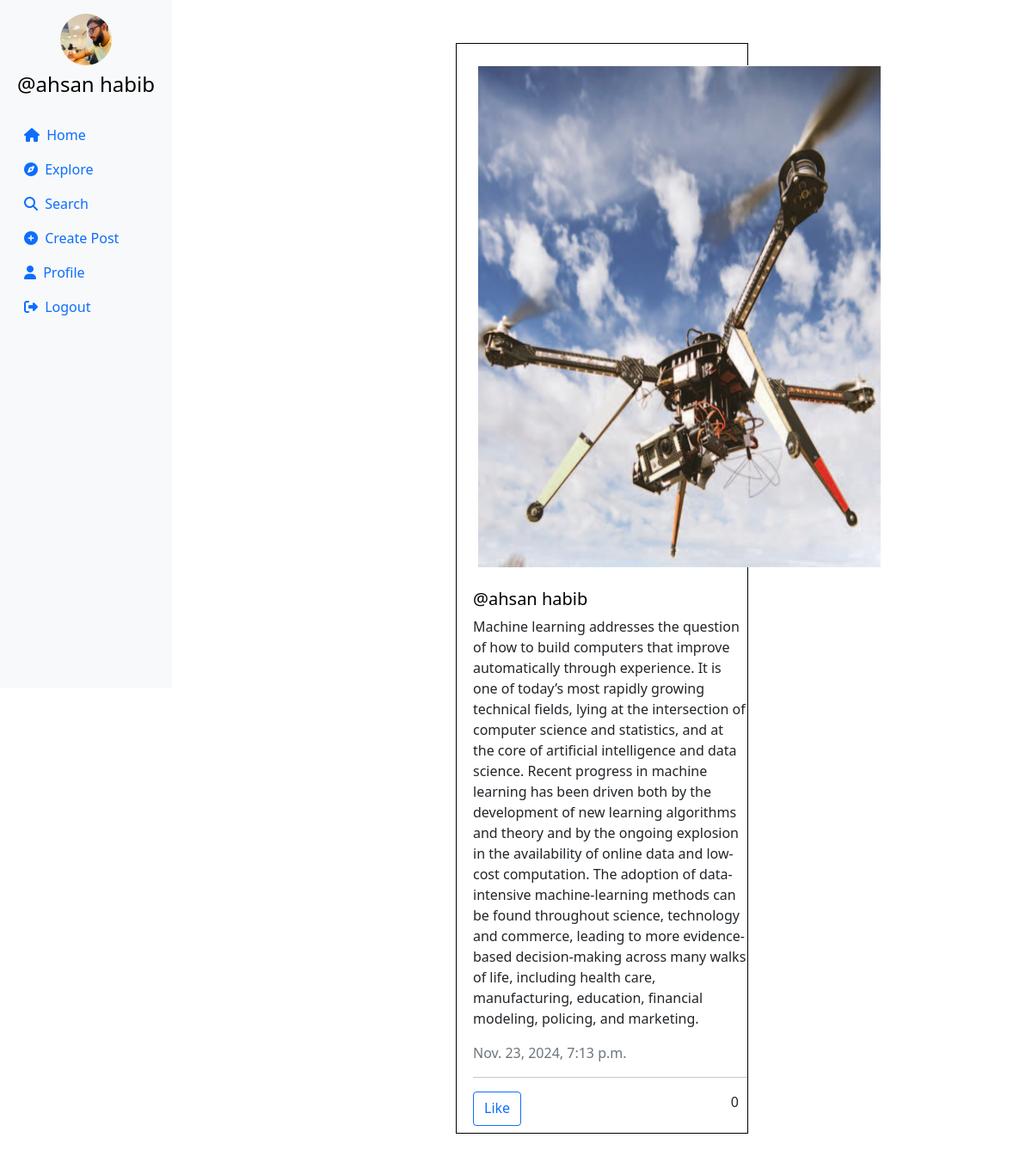
Screenshot of / (signed in) with the database file from the repository.
### work/models.py (models this page shows, shortened)
class Profile(models.Model):
    user = models.ForeignKey(User, on_delete=models.CASCADE)
    id_user = models.IntegerField(primary_key=True, default=0)
    bio = models.TextField(blank=True, default='')
    profileimg = models.ImageField(upload_to='media/profile_images', default='blank-profile-picture.png')
    location = models.CharField(max_length=100, blank=True, default='')

class Post(models.Model):
    id = models.UUIDField(primary_key=True, default=uuid.uuid4)
    user = models.CharField(max_length=100)
    image = models.ImageField(upload_to='media/post_images')
    caption = models.TextField()
    created_at = models.DateTimeField(default=datetime.now)
    no_of_likes = models.IntegerField(default=0)

### work/views.py (the view)
# urls.py: 2. Add a URL to urlpatterns:  path('', views.home, name='home')
@login_required(login_url='/loginn')
def home(request):
    following_users = Followers.objects.filter(follower=request.user.username).values_list('user', flat=True)
    post = Post.objects.filter(Q(user=request.user.username) | Q(user__in=following_users)).order_by('-created_at')
    profile = Profile.objects.get(user=request.user)
    context = {
        'post': post,
        'profile': profile,
    }
    return render(request, 'main.html', context)

### templates/main.html (shortened to what this page needs)
{% load static %}
<!DOCTYPE html>
<html lang="en">
<head>
    <link rel="stylesheet" href="https://maxcdn.bootstrapcdn.com/bootstrap/4.5.2/css/bootstrap.min.css">
    <link href="https://cdn.jsdelivr.net/npm/bootstrap@5.0.2/dist/css/bootstrap.min.css" rel="stylesheet"
>
    <link rel="stylesheet" href="{% static 'css/app.css' %}">
</head>
<body>
<div class="container-fluid">
    <div class="row">
        <nav class="col-md-2 d-none d-md-block sidebar" style="position: fixed;">
            <div class="text-center mt-3">
                <img src="{{profile.profileimg.url}}" alt="Profile Picture" class="profile-pic">
                <h4 class="mt-2"><a href="/profile/{{user}}" style="text-decoration:none;">@{{user}}</a></h4>
            </div>
            <ul class="nav flex-column mt-4">
                <li class="nav-item">
                    <a class="nav-link active" href="/">
                        <i class="fa-solid fa-house mr-1"></i> Home
                    </a>
                </li>
                <li class="nav-item">
                    <a class="nav-link" href="/explore">
                        <i class="fa-solid fa-compass mr-1"></i> Explore
                    </a>
                </li>
                <li class="nav-item">
                    <a class="nav-link" href="#" data-bs-toggle="modal" data-bs-target="#exampleModal3">
                        <i class="fa-solid fa-magnifying-glass mr-1"></i> Search
                    </a>
                </li>
                <li class="nav-item">
                    <a class="nav-link" href="#" data-bs-toggle="modal" data-bs-target="#exampleModal"
                        data-bs-whatever="@getbootstrap">
                        <i class="fa-solid fa-circle-plus mr-1"></i> Create Post
                    </a>
                </li>
                <li class="nav-item">
                    <a class="nav-link" href="/profile/{{user}}">
                        <i class="fa-solid fa-user mr-1"></i> Profile
                    </a>
                </li>
                <li class="nav-item">
                    <a class="nav-link" href="/logoutt">
                        <i class="fa-solid fa-right-from-bracket mr-1"></i> Logout
                    </a>
                </li>
            </ul>
        </nav>
        <main role="main" class="col-md-9 ml-sm-auto col-lg-10 px-md-4">
            <div>{% for pos in post %}
                <div class="container" id="{{pos.id}}">
                    <div class="row">
                        <div class="col-md-6 mx-auto">
                            <div class="post-card"style="border: 1px solid black;margin: 50px;">
                                <img src="{{pos.image.url}}" alt="Post Image" class="post-image"
                                    style="height: 584px; width:468px; margin: 25px;">
                                <div class="post-content"style="margin-left: 19px;">
                                    <h5><a href="/profile/{{pos.user}}" style="text-decoration: none;">@{{pos.user}}</a></h5>
                                    <p>{{pos.caption}}</p>
                                    <p class="text-muted">{{pos.created_at}}</p>
                                    <hr>
                                    <div class="d-flex justify-content-between" style="margin-bottom: 8px; margin-right:10px;">
                                        <a href="/like-post/{{pos.id}}" class="btn btn-outline-primary">Like</a>
                                        {% if pos.no_of_likes == 0 %}
                                        <p>0</p>
                                        {% elif pos.no_of_likes == 1 %}
                                        <p>Liked by {{pos.no_of_likes}} person</p>
                                        {% else %}
                                        <p>Liked by {{pos.no_of_likes}} people</p>
                                        {% endif %}
                                    </div>
                                </div>
                            </div>
                        </div>
                    </div>
                </div>
                {% endfor %}
            </div>
        </main>
    </div>
</div>
</body>
</html>

### templates/modal.html (shortened to what this page needs)
{% load static %}

### templates/search.html (shortened to what this page needs)
{% load static %}

### templates/main.html (style rules this page uses)
.sidebar { background-color: #f8f9fa; height: 100vh; color: black; }
.profile-pic { width: 60px; height: 60px; border-radius: 50%; object-fit: cover; }
a { color: black; }

### rows the page displays
Profile: profileimg (picture)
Post: image (picture), user "ahsan habib", caption "Machine learning addresses the question of how to build computers that improve automatically through experience. It is one of today’s most rapidly growing technical fields, lying at the intersection of computer science and statistics, and at the core of artificial intelligence and data science. Recent progress in machine learning has been driven both by the development of new learning algorithms and theory and by the ongoing explosion in the availability of online data and low-cost computation. The adoption of data-intensive machine-learning methods can be found throughout science, technology and commerce, leading to more evidence-based decision-making across many walks of life, including…", created_at "Nov. 23, 2024, 7:13 p.m.", no_of_likes "0"

### other values shown
{{ user }} "ahsan habib"
